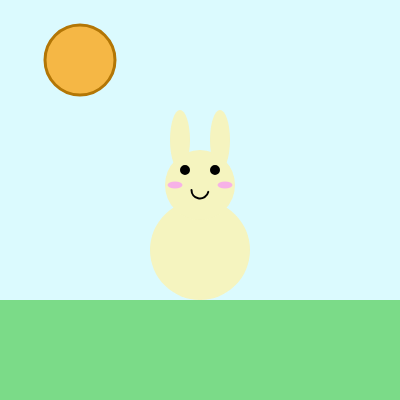
Frame 1 (no input)
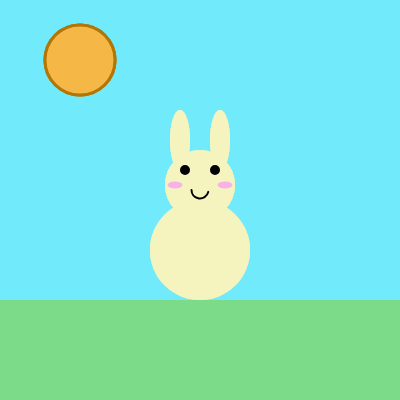
Frame 60 (no input)
Frame 120 (the mouse pressed at the canvas centre since frame 60): identical to frame 60, image omitted

The p5.js sketch that drew these frames (run headless with seeded random() and noise() and a simulated clock; from frame 60 on, the mouse is pressed at the canvas centre):

// p5.js sketch
// ── sketch.js
let particles = [];

function setup() {
  createCanvas(400, 400);
 
   
  for (let i = 0; i < 50; i++) {
    particles.push(new box());
  }
}

function draw() {
  background(116, 234, 252,65);
    
noStroke()
 fill(123, 219, 136);
   

  rect(0, 300, 400, 100); 
  //grass
  fill(245, 244, 191);
  ellipse(200,250,100);
  //lower body
  fill(245, 244, 191);
  ellipse(200,185,70);
//face
  fill(245, 244, 191);
  ellipse(180,140,20,60);
  //ear
  fill(245, 244, 191);
  ellipse(220,140, 20, 60);
  //ear
 
  
  fill(247, 178, 231);
  ellipse(175,185,15,7);
  //blush
  fill(247, 178, 231);
  ellipse(225,185,15,7);
  //blush
  fill(245, 183, 69);
  stroke(179, 118, 5);
  strokeWeight(3);
  ellipse(80,60,70);
  strokeWeight(2);
 stroke(0);
  noFill()
  arc(200,190,17,17,195,PI)
  
 
  if (keyIsDown(RIGHT_ARROW)==true){
    for (let i = 0; i < particles.length; i++)
    {
    particles[i].movement();
    particles[i].show();}
    stroke(0);
    noFill()
    arc(200,190,17,17,190,TWO_PI)
    
  textAlign(CENTER,CENTER)
    text('X', 215,170)
    text('X',185,170);
    fill(0)
    
    rect(255,210,10,13)
    noStroke()
    fill(200);
    triangle(250,225,270,225,230,260);
    
    
    
  }
  else{
    
  fill(0)
    ellipse(185,170,8);
    ellipse(215,170,8)
    
  //eyes}
  }
}
class box {
  constructor() {
    this.positionx = width / 2;
    this.positiony = 250;
    this.speedx = random(-7, 7);
    this.speedy = random(-7, 7);
    this.boxside = random(5, 10);
  }

  movement() {
    this.positionx += this.speedx;
    this.positiony += this.speedy;
  }

  show() {
    noStroke();
    fill(230,0,0);
    circle(this.positionx, this.positiony, this.boxside);
    
  }
}
